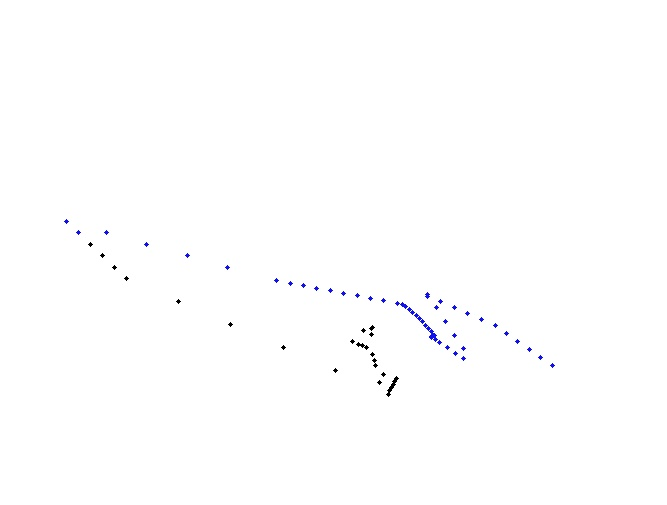
//> input picture CameraPaint/picture-15-06-2016-01-07-29.jpg, 667 x 505 px, given in place of the camera
$ ./main   (built with g++ and OpenCV 4)
//> lines starting //> are read from the running program, lines starting //| are printed output that depends on the picture; after the words box and inside, x2 and y2 are one past the last pixel; in counts of white or black regions, pixels touching at a corner belong together
#include <iostream>
#include "opencv2/highgui/highgui.hpp"
#include "opencv2/imgproc/imgproc.hpp"

using namespace cv;
using namespace std;

int main(int argc, char** argv)
{
	VideoCapture cap(0); //przechwycenie obrazu z kamery

	if (!cap.isOpened())
	{
		cout << "B³¹d! Nie mo¿na otworzyæ kamerki" << endl;
		return -1;
	}

	namedWindow("Kontrola", CV_WINDOW_AUTOSIZE); //create a window called "Control"

	int iLowH = 0;
	int iHighH = 179;

	int iLowS = 0;
	int iHighS = 255;

	int iLowV = 0;
	int iHighV = 255;

	//Tworzenie suwaków w oknie Kontrola
	cvCreateTrackbar("Niskie H", "Kontrola", &iLowH, 179); //Hue (0 - 179)
//> slider 'Niskie H' is set to 59
	cvCreateTrackbar("Wysokie H", "Kontrola", &iHighH, 179);

	cvCreateTrackbar("Niskie S", "Kontrola", &iLowS, 255); //Saturation (0 - 255)
//> slider 'Niskie S' is set to 85
	cvCreateTrackbar("Wysokie S", "Kontrola", &iHighS, 255);

	cvCreateTrackbar("Niskie V", "Kontrola", &iLowV, 255); //Value (0 - 255)
//> slider 'Niskie V' is set to 85
	cvCreateTrackbar("Wysokie V", "Kontrola", &iHighV, 255);

	while (true)
	{
		Mat imgOriginal;

		bool bSuccess = cap.read(imgOriginal); // wczytanie klatki z wideo
//> imgOriginal is the input picture: 505 rows x 667 cols, CV_8UC3; mean B, G, R 254.5, 254.3, 254.3

		if (!bSuccess)
		{
			cout << "B³¹d! Nie mo¿na odczytaæ klatki z wideo" << endl;
			break;
		}

		Mat imgHSV;

		cvtColor(imgOriginal, imgHSV, COLOR_BGR2HSV); //Zamiana z RGB na HSV
//> imgHSV: 505 rows x 667 cols, CV_8UC3; mean H, S, V 2.7, 0.5, 254.6

		Mat imgThresholded;

		inRange(imgHSV, Scalar(iLowH, iLowS, iLowV), Scalar(iHighH, iHighS, iHighV), imgThresholded); //Thresholdowanie
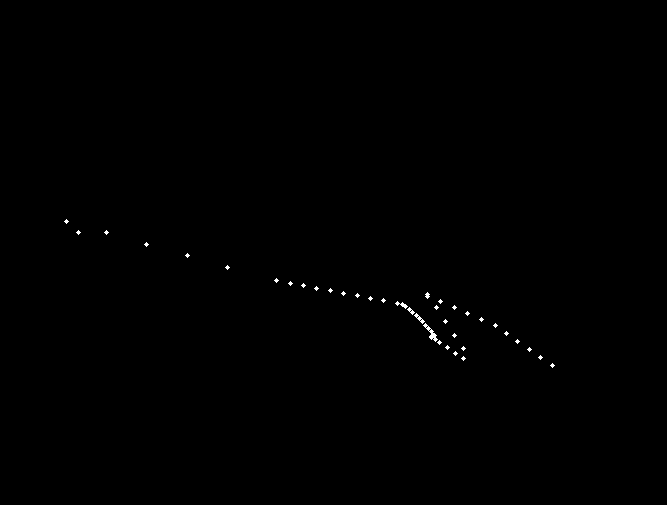
//> imgThresholded: 505 rows x 667 cols, CV_8UC1; 0.19% white in thin lines or dots, all inside (x1, y1, x2, y2) = (64, 219, 555, 368)
		//usuñ ma³e obiekty z pierwszego planu
		erode(imgThresholded, imgThresholded, getStructuringElement(MORPH_ELLIPSE, Size(5, 5)));
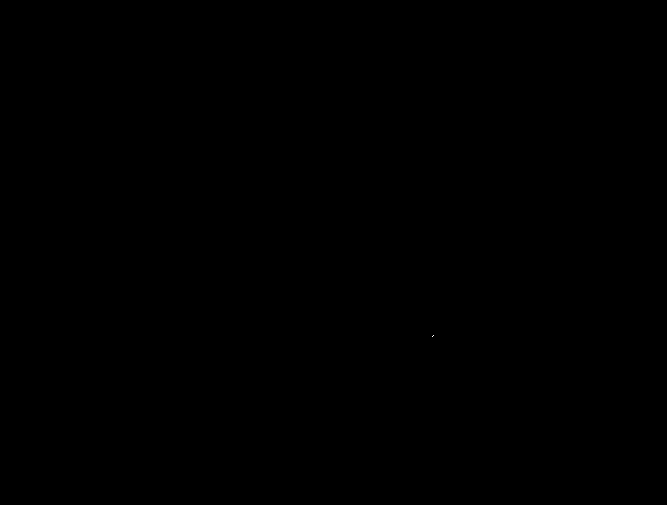
//> imgThresholded: 505 rows x 667 cols, CV_8UC1; 0% white in thin lines or dots, all inside (x1, y1, x2, y2) = (432, 335, 434, 337)
		dilate(imgThresholded, imgThresholded, getStructuringElement(MORPH_ELLIPSE, Size(5, 5)));
//> imgThresholded: 505 rows x 667 cols, CV_8UC1; 0.01% white; 1 white region, box (x1, y1, x2, y2) and area: (430, 333, 436, 339) 24

		//wype³nienie luk na pierwszym planie
		dilate(imgThresholded, imgThresholded, getStructuringElement(MORPH_ELLIPSE, Size(5, 5)));
//> imgThresholded: 505 rows x 667 cols, CV_8UC1; 0.02% white; 1 white region, box (x1, y1, x2, y2) and area: (428, 331, 438, 341) 70
		erode(imgThresholded, imgThresholded, getStructuringElement(MORPH_ELLIPSE, Size(5, 5)));

		imshow("Threshold", imgThresholded); //pokazuj tresholdowany obraz
		imshow("Oryginalny obraz", imgOriginal); //poka¿ oryginalny obraz

		if (waitKey(30) == 27)
//> the Esc key is pressed
		{
			cout << "ESC" << endl;
			break;
		}
	}

	return 0;

}
